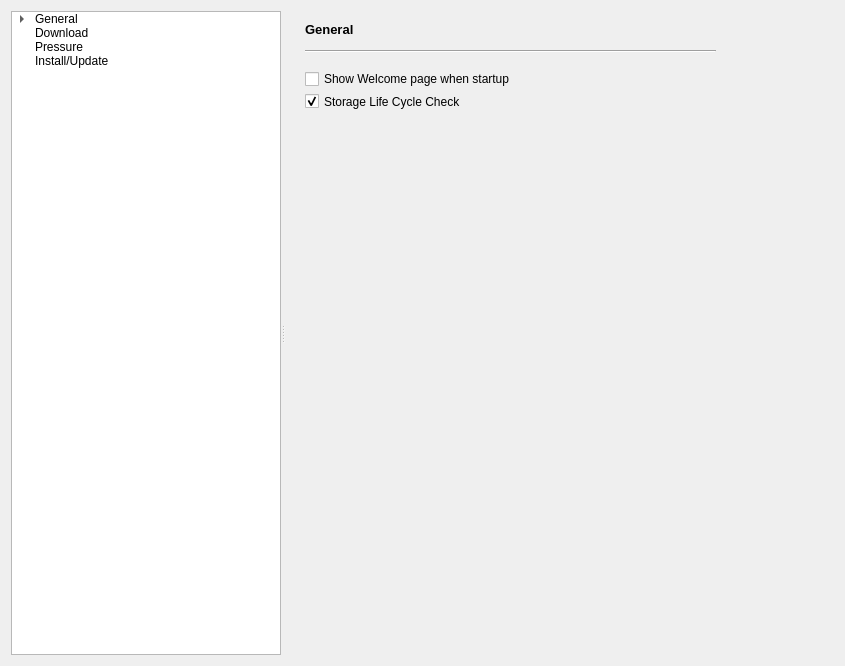
<?xml version="1.0" encoding="UTF-8"?>
<ui version="4.0">
 <class>OptionDialog</class>
 <widget class="QDialog" name="OptionDialog">
  <property name="geometry">
   <rect>
    <x>0</x>
    <y>0</y>
    <width>845</width>
    <height>666</height>
   </rect>
  </property>
  <property name="sizePolicy">
   <sizepolicy hsizetype="Fixed" vsizetype="Fixed">
    <horstretch>0</horstretch>
    <verstretch>0</verstretch>
   </sizepolicy>
  </property>
  <property name="minimumSize">
   <size>
    <width>845</width>
    <height>666</height>
   </size>
  </property>
  <property name="maximumSize">
   <size>
    <width>845</width>
    <height>666</height>
   </size>
  </property>
  <property name="windowTitle">
   <string>Option Dialog</string>
  </property>
  <layout class="QVBoxLayout" name="verticalLayout_6">
   <item>
    <widget class="QSplitter" name="splitter">
     <property name="orientation">
      <enum>Qt::Horizontal</enum>
     </property>
     <widget class="QTreeWidget" name="treeWidget">
      <property name="sizePolicy">
       <sizepolicy hsizetype="Expanding" vsizetype="Expanding">
        <horstretch>0</horstretch>
        <verstretch>0</verstretch>
       </sizepolicy>
      </property>
      <property name="minimumSize">
       <size>
        <width>100</width>
        <height>0</height>
       </size>
      </property>
      <property name="maximumSize">
       <size>
        <width>270</width>
        <height>16777215</height>
       </size>
      </property>
      <property name="rootIsDecorated">
       <bool>true</bool>
      </property>
      <attribute name="headerVisible">
       <bool>false</bool>
      </attribute>
      <column>
       <property name="text">
        <string/>
       </property>
      </column>
      <item>
       <property name="text">
        <string>General</string>
       </property>
       <item>
        <property name="text">
         <string>Language</string>
        </property>
       </item>
       <item>
        <property name="text">
         <string>Tracing</string>
        </property>
       </item>
      </item>
      <item>
       <property name="text">
        <string>Download</string>
       </property>
      </item>
      <item>
       <property name="text">
        <string>Pressure</string>
       </property>
      </item>
      <item>
       <property name="text">
        <string>Install/Update</string>
       </property>
      </item>
     </widget>
     <widget class="QStackedWidget" name="stackedWidget_view">
      <property name="sizePolicy">
       <sizepolicy hsizetype="Expanding" vsizetype="Expanding">
        <horstretch>0</horstretch>
        <verstretch>0</verstretch>
       </sizepolicy>
      </property>
      <property name="minimumSize">
       <size>
        <width>460</width>
        <height>0</height>
       </size>
      </property>
      <property name="currentIndex">
       <number>0</number>
      </property>
      <widget class="QWidget" name="page_General">
       <widget class="QLabel" name="label_21">
        <property name="geometry">
         <rect>
          <x>20</x>
          <y>10</y>
          <width>91</width>
          <height>16</height>
         </rect>
        </property>
        <property name="font">
         <font>
          <pointsize>10</pointsize>
          <weight>75</weight>
          <bold>true</bold>
         </font>
        </property>
        <property name="text">
         <string>General</string>
        </property>
       </widget>
       <widget class="Line" name="line_10">
        <property name="geometry">
         <rect>
          <x>20</x>
          <y>25</y>
          <width>411</width>
          <height>31</height>
         </rect>
        </property>
        <property name="orientation">
         <enum>Qt::Horizontal</enum>
        </property>
       </widget>
       <widget class="QCheckBox" name="checkBox_ShowWelcome">
        <property name="geometry">
         <rect>
          <x>20</x>
          <y>60</y>
          <width>271</width>
          <height>16</height>
         </rect>
        </property>
        <property name="text">
         <string>Show Welcome page when startup</string>
        </property>
       </widget>
       <widget class="QCheckBox" name="checkBox_StorageLifeCycle">
        <property name="geometry">
         <rect>
          <x>20</x>
          <y>80</y>
          <width>341</width>
          <height>21</height>
         </rect>
        </property>
        <property name="text">
         <string>Storage Life Cycle Check</string>
        </property>
        <property name="checked">
         <bool>true</bool>
        </property>
       </widget>
      </widget>
      <widget class="QWidget" name="page_Language">
       <widget class="QLabel" name="label_11">
        <property name="geometry">
         <rect>
          <x>10</x>
          <y>10</y>
          <width>81</width>
          <height>16</height>
         </rect>
        </property>
        <property name="font">
         <font>
          <pointsize>10</pointsize>
          <weight>75</weight>
          <bold>true</bold>
         </font>
        </property>
        <property name="text">
         <string>Language</string>
        </property>
       </widget>
       <widget class="Line" name="line_3">
        <property name="geometry">
         <rect>
          <x>10</x>
          <y>30</y>
          <width>421</width>
          <height>21</height>
         </rect>
        </property>
        <property name="orientation">
         <enum>Qt::Horizontal</enum>
        </property>
       </widget>
       <widget class="QComboBox" name="comboBox_Language">
        <property name="geometry">
         <rect>
          <x>10</x>
          <y>60</y>
          <width>421</width>
          <height>22</height>
         </rect>
        </property>
        <property name="styleSheet">
         <string notr="true">border: 1px solid rgb(95,95,95);
border-radius: 3px;
color: rgb(0, 0, 0);
margin:0 0 0 0;</string>
        </property>
        <item>
         <property name="text">
          <string>English</string>
         </property>
        </item>
        <item>
         <property name="text">
          <string>简体中文</string>
         </property>
        </item>
        <item>
         <property name="text">
          <string>繁体中文</string>
         </property>
        </item>
       </widget>
      </widget>
      <widget class="QWidget" name="page_Tracing">
       <widget class="QLabel" name="label_13">
        <property name="geometry">
         <rect>
          <x>20</x>
          <y>10</y>
          <width>91</width>
          <height>16</height>
         </rect>
        </property>
        <property name="font">
         <font>
          <pointsize>10</pointsize>
          <weight>75</weight>
          <bold>true</bold>
         </font>
        </property>
        <property name="text">
         <string>Tracing</string>
        </property>
       </widget>
       <widget class="Line" name="line_5">
        <property name="geometry">
         <rect>
          <x>10</x>
          <y>30</y>
          <width>421</width>
          <height>16</height>
         </rect>
        </property>
        <property name="orientation">
         <enum>Qt::Horizontal</enum>
        </property>
       </widget>
       <widget class="QWidget" name="layoutWidget2">
        <property name="geometry">
         <rect>
          <x>10</x>
          <y>60</y>
          <width>421</width>
          <height>141</height>
         </rect>
        </property>
        <layout class="QGridLayout" name="gridLayout_10">
         <item row="0" column="0">
          <widget class="QGroupBox" name="groupBox_enable_tool_log">
           <property name="maximumSize">
            <size>
             <width>16777215</width>
             <height>100</height>
            </size>
           </property>
           <property name="title">
            <string>Enabling Tool Log</string>
           </property>
           <property name="checkable">
            <bool>true</bool>
           </property>
           <layout class="QGridLayout" name="gridLayout_9">
            <item row="1" column="0">
             <layout class="QVBoxLayout" name="verticalLayout_14">
              <property name="spacing">
               <number>6</number>
              </property>
              <item>
               <layout class="QHBoxLayout" name="horizontalLayout_9">
                <property name="spacing">
                 <number>6</number>
                </property>
                <property name="sizeConstraint">
                 <enum>QLayout::SetDefaultConstraint</enum>
                </property>
                <item>
                 <widget class="QLabel" name="label_14">
                  <property name="sizePolicy">
                   <sizepolicy hsizetype="Minimum" vsizetype="Minimum">
                    <horstretch>0</horstretch>
                    <verstretch>0</verstretch>
                   </sizepolicy>
                  </property>
                  <property name="maximumSize">
                   <size>
                    <width>100</width>
                    <height>20</height>
                   </size>
                  </property>
                  <property name="text">
                   <string>Log File Path:</string>
                  </property>
                 </widget>
                </item>
                <item>
                 <widget class="QLineEdit" name="lineEdit_logPath">
                  <property name="sizePolicy">
                   <sizepolicy hsizetype="Preferred" vsizetype="Fixed">
                    <horstretch>0</horstretch>
                    <verstretch>0</verstretch>
                   </sizepolicy>
                  </property>
                  <property name="readOnly">
                   <bool>true</bool>
                  </property>
                 </widget>
                </item>
                <item>
                 <widget class="QPushButton" name="btn_logPath">
                  <property name="sizePolicy">
                   <sizepolicy hsizetype="Fixed" vsizetype="Fixed">
                    <horstretch>0</horstretch>
                    <verstretch>0</verstretch>
                   </sizepolicy>
                  </property>
                  <property name="minimumSize">
                   <size>
                    <width>25</width>
                    <height>23</height>
                   </size>
                  </property>
                  <property name="maximumSize">
                   <size>
                    <width>25</width>
                    <height>23</height>
                   </size>
                  </property>
                  <property name="text">
                   <string>...</string>
                  </property>
                 </widget>
                </item>
               </layout>
              </item>
              <item>
               <layout class="QHBoxLayout" name="horizontalLayout_8">
                <property name="spacing">
                 <number>6</number>
                </property>
                <property name="sizeConstraint">
                 <enum>QLayout::SetDefaultConstraint</enum>
                </property>
                <item>
                 <widget class="QLabel" name="label_15">
                  <property name="text">
                   <string>Clean log file older than:</string>
                  </property>
                 </widget>
                </item>
                <item>
                 <widget class="QComboBox" name="comboBox__LogDate">
                  <property name="styleSheet">
                   <string notr="true">border: 1px solid rgb(95,95,95);
border-radius: 3px;
color: rgb(0, 0, 0);
margin:0 0 0 0;</string>
                  </property>
                  <property name="currentIndex">
                   <number>2</number>
                  </property>
                  <item>
                   <property name="text">
                    <string>One Day</string>
                   </property>
                  </item>
                  <item>
                   <property name="text">
                    <string>One Week</string>
                   </property>
                  </item>
                  <item>
                   <property name="text">
                    <string>One Month</string>
                   </property>
                  </item>
                  <item>
                   <property name="text">
                    <string>Three Month</string>
                   </property>
                  </item>
                 </widget>
                </item>
               </layout>
              </item>
             </layout>
            </item>
           </layout>
          </widget>
         </item>
        </layout>
       </widget>
       <widget class="QGroupBox" name="groupBox_DA_log">
        <property name="geometry">
         <rect>
          <x>10</x>
          <y>210</y>
          <width>421</width>
          <height>111</height>
         </rect>
        </property>
        <property name="title">
         <string>DA_log</string>
        </property>
        <layout class="QGridLayout" name="gridLayout_3">
         <item row="0" column="0">
          <layout class="QVBoxLayout" name="verticalLayout_4">
           <item>
            <layout class="QHBoxLayout" name="horizontalLayout_da_log_level">
             <item>
              <widget class="QLabel" name="label_DA_log_level">
               <property name="text">
                <string>DA_log_level</string>
               </property>
              </widget>
             </item>
             <item>
              <widget class="QComboBox" name="comboBox_da_log_level">
               <property name="styleSheet">
                <string notr="true">border: 1px solid rgb(95,95,95);
border-radius: 3px;
color: rgb(0, 0, 0);
margin:0 0 0 0;</string>
               </property>
               <property name="currentIndex">
                <number>1</number>
               </property>
               <item>
                <property name="text">
                 <string>DEBUG</string>
                </property>
               </item>
               <item>
                <property name="text">
                 <string>INFO</string>
                </property>
               </item>
               <item>
                <property name="text">
                 <string>WARN</string>
                </property>
               </item>
               <item>
                <property name="text">
                 <string>ERROR</string>
                </property>
               </item>
              </widget>
             </item>
            </layout>
           </item>
          </layout>
         </item>
         <item row="1" column="0">
          <layout class="QHBoxLayout" name="horizontalLayout_14">
           <item>
            <widget class="QLabel" name="label_da_log_channel">
             <property name="text">
              <string>DA_log_channel</string>
             </property>
            </widget>
           </item>
           <item>
            <widget class="QComboBox" name="comboBox_da_log_channel">
             <property name="styleSheet">
              <string notr="true">border: 1px solid rgb(95,95,95);
border-radius: 3px;
color: rgb(0, 0, 0);
margin:0 0 0 0;</string>
             </property>
             <property name="currentIndex">
              <number>0</number>
             </property>
             <item>
              <property name="text">
               <string>USB</string>
              </property>
             </item>
             <item>
              <property name="text">
               <string>UART</string>
              </property>
             </item>
            </widget>
           </item>
          </layout>
         </item>
        </layout>
       </widget>
      </widget>
      <widget class="QWidget" name="page_Download">
       <widget class="QFrame" name="frame_3">
        <property name="geometry">
         <rect>
          <x>9</x>
          <y>9</y>
          <width>421</width>
          <height>561</height>
         </rect>
        </property>
        <property name="frameShape">
         <enum>QFrame::NoFrame</enum>
        </property>
        <property name="frameShadow">
         <enum>QFrame::Plain</enum>
        </property>
        <layout class="QVBoxLayout" name="verticalLayout">
         <item>
          <widget class="QLabel" name="label_3">
           <property name="sizePolicy">
            <sizepolicy hsizetype="Fixed" vsizetype="Fixed">
             <horstretch>0</horstretch>
             <verstretch>0</verstretch>
            </sizepolicy>
           </property>
           <property name="font">
            <font>
             <pointsize>10</pointsize>
             <weight>75</weight>
             <bold>true</bold>
            </font>
           </property>
           <property name="text">
            <string>Download</string>
           </property>
          </widget>
         </item>
         <item>
          <widget class="Line" name="line_8">
           <property name="orientation">
            <enum>Qt::Horizontal</enum>
           </property>
          </widget>
         </item>
         <item>
          <widget class="QLabel" name="label__DownloadSetting">
           <property name="sizePolicy">
            <sizepolicy hsizetype="Fixed" vsizetype="Fixed">
             <horstretch>0</horstretch>
             <verstretch>0</verstretch>
            </sizepolicy>
           </property>
           <property name="text">
            <string>General Setting</string>
           </property>
          </widget>
         </item>
         <item>
          <widget class="QGroupBox" name="groupBox_2">
           <property name="title">
            <string>DA DL All with Checksum</string>
           </property>
           <layout class="QGridLayout" name="gridLayout_4">
            <item row="0" column="0">
             <layout class="QHBoxLayout" name="horizontalLayout_2">
              <item>
               <widget class="QCheckBox" name="checkBox_usbchksum">
                <property name="text">
                 <string>USB Checksum</string>
                </property>
               </widget>
              </item>
              <item>
               <spacer name="horizontalSpacer_2">
                <property name="orientation">
                 <enum>Qt::Horizontal</enum>
                </property>
                <property name="sizeHint" stdset="0">
                 <size>
                  <width>118</width>
                  <height>19</height>
                 </size>
                </property>
               </spacer>
              </item>
             </layout>
            </item>
            <item row="1" column="0">
             <layout class="QHBoxLayout" name="horizontalLayout_3">
              <item>
               <widget class="QCheckBox" name="checkBox_emmcchksum">
                <property name="text">
                 <string>Storage Checksum</string>
                </property>
               </widget>
              </item>
              <item>
               <spacer name="horizontalSpacer_4">
                <property name="orientation">
                 <enum>Qt::Horizontal</enum>
                </property>
                <property name="sizeHint" stdset="0">
                 <size>
                  <width>40</width>
                  <height>20</height>
                 </size>
                </property>
               </spacer>
              </item>
             </layout>
            </item>
           </layout>
          </widget>
         </item>
         <item>
          <widget class="QGroupBox" name="groupBox_rpmb_setting">
           <property name="minimumSize">
            <size>
             <width>0</width>
             <height>50</height>
            </size>
           </property>
           <property name="title">
            <string>RPMB Setting</string>
           </property>
           <widget class="QCheckBox" name="checkBox_rpmb">
            <property name="geometry">
             <rect>
              <x>10</x>
              <y>20</y>
              <width>361</width>
              <height>18</height>
             </rect>
            </property>
            <property name="text">
             <string>Check RPMB before download</string>
            </property>
           </widget>
          </widget>
         </item>
         <item>
          <spacer name="verticalSpacer_3">
           <property name="orientation">
            <enum>Qt::Vertical</enum>
           </property>
           <property name="sizeHint" stdset="0">
            <size>
             <width>20</width>
             <height>40</height>
            </size>
           </property>
          </spacer>
         </item>
        </layout>
       </widget>
      </widget>
      <widget class="QWidget" name="page_Pressue">
       <layout class="QVBoxLayout" name="verticalLayout_8">
        <item>
         <widget class="QLabel" name="label_22">
          <property name="font">
           <font>
            <pointsize>10</pointsize>
            <weight>75</weight>
            <bold>true</bold>
           </font>
          </property>
          <property name="text">
           <string>Pressure</string>
          </property>
         </widget>
        </item>
        <item>
         <widget class="Line" name="line_11">
          <property name="orientation">
           <enum>Qt::Horizontal</enum>
          </property>
         </widget>
        </item>
        <item>
         <widget class="QGroupBox" name="groupBox_auto_polling_enabled">
          <property name="title">
           <string>is_auto_polling_enable</string>
          </property>
          <property name="flat">
           <bool>false</bool>
          </property>
          <property name="checkable">
           <bool>true</bool>
          </property>
          <property name="checked">
           <bool>false</bool>
          </property>
          <layout class="QVBoxLayout" name="verticalLayout_7">
           <item>
            <layout class="QHBoxLayout" name="horizontalLayout_12">
             <item>
              <widget class="QLabel" name="label_6">
               <property name="text">
                <string>auto_polling_upper_limit</string>
               </property>
              </widget>
             </item>
             <item>
              <widget class="QSpinBox" name="spinBox_auto_polling_limit">
               <property name="minimum">
                <number>1</number>
               </property>
               <property name="maximum">
                <number>10000000</number>
               </property>
              </widget>
             </item>
            </layout>
           </item>
           <item>
            <spacer name="verticalSpacer_4">
             <property name="orientation">
              <enum>Qt::Vertical</enum>
             </property>
             <property name="sizeHint" stdset="0">
              <size>
               <width>20</width>
               <height>538</height>
              </size>
             </property>
            </spacer>
           </item>
          </layout>
         </widget>
        </item>
       </layout>
      </widget>
      <widget class="QWidget" name="page_Update">
       <widget class="QLabel" name="label_20">
        <property name="geometry">
         <rect>
          <x>10</x>
          <y>10</y>
          <width>131</width>
          <height>16</height>
         </rect>
        </property>
        <property name="font">
         <font>
          <pointsize>10</pointsize>
          <weight>75</weight>
          <bold>true</bold>
         </font>
        </property>
        <property name="text">
         <string>Install/Update</string>
        </property>
       </widget>
       <widget class="Line" name="line_9">
        <property name="geometry">
         <rect>
          <x>10</x>
          <y>20</y>
          <width>411</width>
          <height>31</height>
         </rect>
        </property>
        <property name="orientation">
         <enum>Qt::Horizontal</enum>
        </property>
       </widget>
       <widget class="QCheckBox" name="checkBox_check_update">
        <property name="geometry">
         <rect>
          <x>10</x>
          <y>60</y>
          <width>261</width>
          <height>16</height>
         </rect>
        </property>
        <property name="text">
         <string>Search latest version when startup</string>
        </property>
       </widget>
      </widget>
     </widget>
    </widget>
   </item>
  </layout>
 </widget>
 <resources/>
 <connections/>
</ui>
